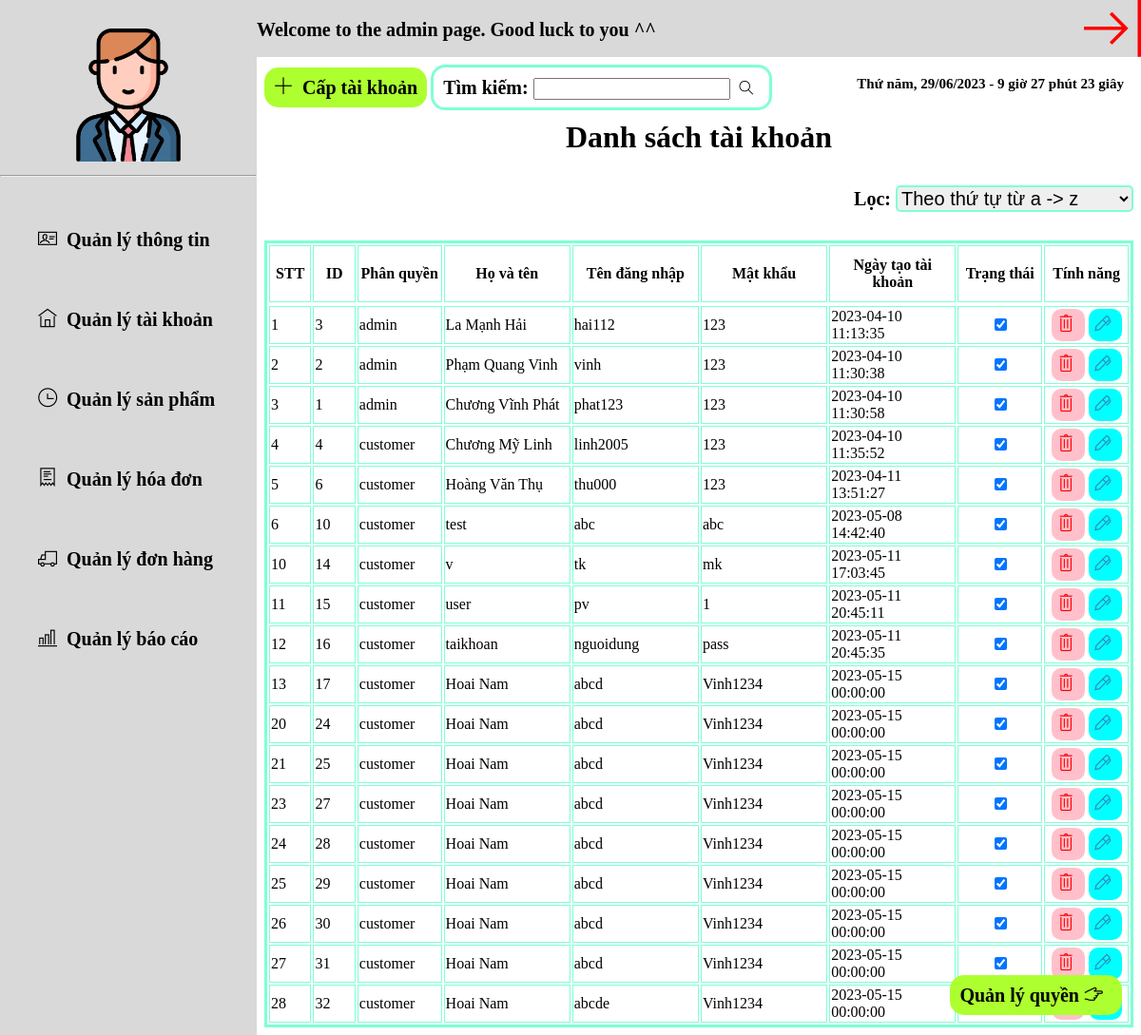
The app's page /Index.php?id=qltk (signed in) with its own data.
### tables this page shows
CREATE TABLE `role_action` (
  `id_role` int(11) NOT NULL,
  `id_action` int(11) NOT NULL
);

CREATE TABLE `action` (
  `id_action` int(11) NOT NULL,
  `name` varchar(50) NOT NULL,
  `code` varchar(25) NOT NULL,
  `icon` varchar(50) NOT NULL
);

CREATE TABLE `account` (
  `id_account` int(11) NOT NULL,
  `user_name` varchar(100) NOT NULL,
  `password` varchar(100) NOT NULL,
  `create_date` datetime DEFAULT current_timestamp(),
  `status` int(11) NOT NULL DEFAULT 1,
  `user_id` int(11) NOT NULL
);

CREATE TABLE `role` (
  `id_role` int(11) NOT NULL,
  `name` varchar(50) NOT NULL
);

CREATE TABLE `user` (
  `id_user` int(11) NOT NULL,
  `name` varchar(100) NOT NULL,
  `address` varchar(255) NOT NULL,
  `phone` varchar(20) NOT NULL,
  `email` varchar(100) DEFAULT NULL,
  `type` int(11) NOT NULL,
  `role_id` int(11) DEFAULT NULL,
  `birthday` date DEFAULT NULL,
  `gender` int(11) DEFAULT NULL
);

### db/connect.php (called while the page is built, shortened)
<?php
class Database {
    private $host = "localhost";
    private $username = "root";
    private $password = "";
    private $database = "watch_store";
    public $conn;
    public function __construct() {
      $this->conn = new mysqli($this->host, $this->username, $this->password, $this->database);
    }
    public function query($sql) {
      return $this->conn->query($sql);
    }
  }
?>

### FormManager/qlTaikhoan.php (the view, shortened to what this page needs)
<div id="qltk" class="content">
    <div class="content-mid">
        <a href="Index.php?id=form_addtk" class="add" type="button" title="Thêm" id="add_nv"><i class="icon1 ti-plus"></i>Cấp tài khoản</a>
        <label class="form-timkiem" for="">Tìm kiếm:
            <input type="search" id="search_tk" class="search"><button class="ti-search" type="button" title="Tìm kiếm" id="" ></button>
        </label>
    </div>
    <div class="form-dsnguoidung">
        <h1>Danh sách tài khoản</h1>
        <div class="form1 formchonloc">
            <label class="labelnhanvien">Lọc: </label>
            <select class="cbo chonloc" name="type" id="">
                <option>Theo thứ tự từ a -> z</option>
            </select>
        </div>
        <table id="table_data_tk"  width="100%" border="3" cellspacing="2px" align="center" bordercolor = "aquamarine">
            <thead >
                <tr style="height: 60px;">
                    <th width="5%">STT</th>
                    <th width="5%">ID</th>
                    <th width="10%">Phân quyền</th>
                    <th width="15%">Họ và tên</th>
                    <th width="15%">Tên đăng nhập</th>
                    <th width="15%">Mật khẩu</th>
                    <th width="15%">Ngày tạo tài khoản</th>
                    <th width="10%">Trạng thái</th>
                    <th width="10%">Tính năng</th>
                </tr>
            </thead>
            <tbody>
                <tr>
                <?php
                $sql = "SELECT tk.create_date, tk.id_account, tk.user_id, tk.user_name, tk.password, tk.status, us.name as name_display, r.name as role_display
                    FROM account as tk
                    join user as us on tk.user_id = us.id_user
                    join role as r on us.role_id = r.id_role";
                $result = $db->query($sql);
                while($rows = mysqli_fetch_array($result)){
                    ?>
                <tr>
                    <td><?php echo $rows["id_account"];?></td>
                    <td><?php echo $rows["user_id"];?></td>
                    <td><?php echo $rows["role_display"];?></td>
                    <td><?php echo $rows["name_display"];?></td>
                    <td><?php echo $rows["user_name"];?></td>
                    <td><?php echo $rows["password"];?></td>
                    <td><?php echo $rows["create_date"];?></td>
                    <td align="center" font-size="20px"><input type="checkbox" checked></td>
                    <td align="center"><button data-id="<?php echo $rows["id_account"];?>" href="" class="tinhnang1" type="button" title="Xóa" id=""><i class="icon1 ti-trash"></i></button>
                     <button value="<?php echo $rows["id_account"];?>" href="" class="tinhnang2 js-change-taikhoan" type="button" title="Sửa" id=""><i class="icon1 ti-marker-alt"></i></button></td>
                </tr>
                <?php }?>
                </tr>
            </tbody>
        </table>
    </div>
    <div class="footer">
        <a href="Index.php?id=qlq" class="add" type="button" title="Quyền" id="">Quản lý quyền <i class="icon1 ti-hand-point-right"></i></a>
    </div>
</div>

### Trangchuql.php (shortened to what this page needs)
<div id="trangchuql" class="sidebar">
    <div class="header">
        <p class="chaomung">Welcome to the admin page. Good luck to you ^^</p>
        <a class="a" id="back-button" type="button"><i class="logout1 ti-shift-right"></i></a>
    </div>
    <div class="sidebar-user">
        <img class="anh-user" src="./assets./css./Image./user1.png" alt="" width="140px">
        <hr>
    </div>
    <div class="sidebar-menu">
        <ul class="menu">
            <?php
    $role_id = $_COOKIE['role_id'];
    $sql = ("SELECT * FROM role_action as ra JOIN action as a on ra.id_action = a.id_action WHERE id_role = $role_id;");
    $result = $db->query($sql);
                while($rows = mysqli_fetch_array($result)){
                    ?>
            <a class="a" href="Index.php?id=<?php echo $rows['code'];?>">
                <li><i class="<?php echo $rows['icon'];?>"></i>Quản lý <?php echo $rows['name'];?></li>
            </a>
            <?php } ?>
        </ul>
    </div>
</div>

### assets/css/StyleGiaodien.css (style rules this page uses)
.sidebar { position: fixed; top: 0; bottom: 0; left: 0; width: 270px; background-color: #d9d9d9; z-index: 10; }
.header { display: block; position: fixed; right: 0; left: 270px; top: 0; height: 60px; background-color: #d9d9d9; }
.sidebar-user { display: block; padding-top: 30px; padding-bottom: 10px; text-align: center; }
.menu { padding-right: 30px; padding-left: 30px; }
.icon { display: inline-block; padding-right: 10px; }
.icon1 { padding-right: 10px; }
.add { padding: 10px 10px; background-color: greenyellow; color: black; text-decoration: none; font-size: 20px; font-weight: bold; border-radius: 15px; }
.logout1 { float: right; font-size: 60px; color: red; }
.chaomung, .qlNhanvien, .qlKhachhang, .qlBaocao, .qlDonhang { display: inline-block; font-weight: bold; font-size: 20px; text-align: center; }
.form-dsnguoidung h1 { text-align: center; }
.menu a { font-size: 20px; font-weight: bold; color: black; text-decoration: none; list-style: none; display: block; padding: 20px 10px; margin-bottom: 20px; border-radius: 10px; }
.content { margin-top: 60px; margin-left: 270px; }
.content-mid { padding-top: 20px; }
.form-timkiem { font-weight: bold; font-size: 20px; border: 3px solid aquamarine; border-radius: 15px; padding: 10px 10px; }
.search { font-size: 15px; }
.ti-search { font-size: 15px; padding-left: 10px; border: none; background-color: white; }
.tinhnang1 { color: red; border: none; font-size: 20px; font-weight: bold; padding: 5px; background-color: pink; border-radius: 10px; text-align: center; padding-right: 0px; }
.tinhnang2 { color: rgb(47, 138, 184); border: none; font-size: 20px; font-weight: bold; padding: 5px; background-color: aqua; border-radius: 10px; text-align: center; padding-right: 0px; }
.footer { position: fixed; display: block; right: 20px; bottom: 30px; }

### assets/css/StyleQuanly.css (style rules this page uses)
.form1 { padding-bottom: 30px; }
.formchonloc { float: right; }
.chonloc { width: 250px; }

### records on screen
role_action: id_action.name "thông tin"
role_action: id_action.name "tài khoản"
role_action: id_action.name "sản phẩm"
role_action: id_action.name "hóa đơn"
role_action: id_action.name "đơn hàng"
role_action: id_action.name "báo cáo"
account: id_account "1", user "3", role.name "admin", user.name "La Mạnh Hải", user_name "hai112", password "123", create_date "2023-04-10 11:13:35"
account: id_account "2", user "2", role.name "admin", user.name "Phạm Quang Vinh", user_name "vinh", password "123", create_date "2023-04-10 11:30:38"
account: id_account "3", user "1", role.name "admin", user.name "Chương Vĩnh Phát", user_name "phat123", password "123", create_date "2023-04-10 11:30:58"
account: id_account "4", user "4", role.name "customer", user.name "Chương Mỹ Linh", user_name "linh2005", password "123", create_date "2023-04-10 11:35:52"
account: id_account "5", user "6", role.name "customer", user.name "Hoàng Văn Thụ", user_name "thu000", password "123", create_date "2023-04-11 13:51:27"
account: id_account "6", user "10", role.name "customer", user.name "test", user_name "abc", password "abc", create_date "2023-05-08 14:42:40"
account: id_account "10", user "14", role.name "customer", user.name "v", user_name "tk", password "mk", create_date "2023-05-11 17:03:45"
account: id_account "11", user "15", role.name "customer", user.name "user", user_name "pv", password "1", create_date "2023-05-11 20:45:11"
account: id_account "12", user "16", role.name "customer", user.name "taikhoan", user_name "nguoidung", password "pass", create_date "2023-05-11 20:45:35"
account: id_account "13", user "17", role.name "customer", user.name "Hoai Nam", user_name "abcd", password "Vinh1234", create_date "2023-05-15 00:00:00"
account: id_account "20", user "24", role.name "customer", user.name "Hoai Nam", user_name "abcd", password "Vinh1234", create_date "2023-05-15 00:00:00"
account: id_account "21", user "25", role.name "customer", user.name "Hoai Nam", user_name "abcd", password "Vinh1234", create_date "2023-05-15 00:00:00"
account: id_account "23", user "27", role.name "customer", user.name "Hoai Nam", user_name "abcd", password "Vinh1234", create_date "2023-05-15 00:00:00"
account: id_account "24", user "28", role.name "customer", user.name "Hoai Nam", user_name "abcd", password "Vinh1234", create_date "2023-05-15 00:00:00"
account: id_account "25", user "29", role.name "customer", user.name "Hoai Nam", user_name "abcd", password "Vinh1234", create_date "2023-05-15 00:00:00"
account: id_account "26", user "30", role.name "customer", user.name "Hoai Nam", user_name "abcd", password "Vinh1234", create_date "2023-05-15 00:00:00"
account: id_account "27", user "31", role.name "customer", user.name "Hoai Nam", user_name "abcd", password "Vinh1234", create_date "2023-05-15 00:00:00"
account: id_account "28", user "32", role.name "customer", user.name "Hoai Nam", user_name "abcde", password "Vinh1234", create_date "2023-05-15 00:00:00"
